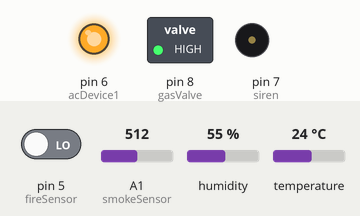
This sketch was run on a simulated Arduino Uno, built for the host (arithmetic inside an expression is 32-bit, double 64-bit). On the bench: switched loads named in the sketch (green lamp = pin HIGH), output pins drawn as LEDs (lit = HIGH), buzzer (waves = sounding, pin HIGH). Inputs (shaded band) come from the test bench; at power-on: pin 5 (fireSensor) LOW, A1 (smokeSensor) = 512, humidity 55 %, temperature 24 °C. WiFi joins after 1.5 s; servers stay silent unless stated; what the sketch prints to the serial monitor is not drawn.

Above: at 0.1 s.
At 4.9 s:
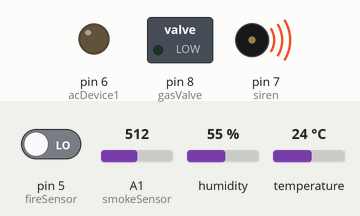
Timing chart, 0 to 6.4 s (numbered marks = the images above):
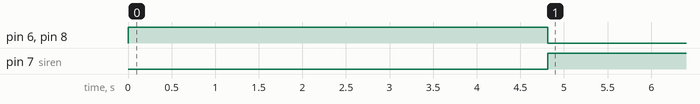

The sketch:

Firmware.ino
```cpp
#define BLYNK_PRINT Serial
#define TINY_GSM_MODEM_SIM800
#define BLYNK_HEARTBEAT 8

#include <SoftwareSerial.h>
#include <TinyGsmClient.h>
#include <BlynkSimpleTinyGSM.h>
#include <DHT.h>

char auth[] = "ke_-uSE5Xvw7YTAlHe2WZv6tKW8g7nMS";
char apn[]  = "orangeinternet";
char user[] = "";
char pass[] = "";

#define temperatureHumiditySensor 4
#define fireSensor 5
#define smokeSensor A1
#define gasSensor A0
#define gasValve 8
#define acDevice1 6
#define siren 7

#define DHTTYPE DHT11
SoftwareSerial SerialAT(3, 2); //RX, TX
TinyGsm modem(SerialAT);
DHT dht(temperatureHumiditySensor, DHTTYPE);

WidgetLCD stateLCD(V0);
WidgetLED fireLED(V3);
WidgetLED smokeLED(V4);
WidgetLED gasLED(V5);
BlynkTimer timer;

bool safetyStatus = false, resetStatus = false;
int fireValue, smokeValue, gasValue;

void setup()
{
  pinMode(fireSensor, INPUT);
  pinMode(gasValve, OUTPUT);
  pinMode(acDevice1, OUTPUT);
  pinMode(siren, OUTPUT);
  digitalWrite(gasValve, HIGH);
  digitalWrite(acDevice1, HIGH);
  digitalWrite(siren, LOW);
  Serial.begin(115200);
  delay(10);
  SerialAT.begin(9600);
  delay(3000);
  modem.restart();
  Blynk.begin(auth, modem, apn, user, pass);
  dht.begin();
  timer.setInterval(4000L, readTemperatureHumidity);
  stateLCD.clear();
  stateLCD.print(0, 0, "IoT Fire Control");
  stateLCD.print(0, 1, "State is SAFE.");
  fireLED.off();
  smokeLED.off();
  gasLED.off();
}

void loop()
{
  Blynk.run();
  timer.run();
  readSensors();
}

void readTemperatureHumidity()
{
  float t = dht.readTemperature();
  float h = dht.readHumidity();
  if (isnan(h) || isnan(t))
  {
    //Serial.println("Failed to read from DHT sensor!");
    return;
  }
  Blynk.virtualWrite(V1, t);
  Blynk.virtualWrite(V2, h);
}

void readSensors()
{
  fireValue = digitalRead(fireSensor);
  if (fireValue == 1)
  {
    safetyStatus = true;
    resetStatus = true;
    fireLED.on();
    Blynk.email("IoT Fire Control", "WARNING: Fire Incident Detected!!");
    digitalWrite(gasValve, LOW);
    digitalWrite(acDevice1, LOW);
    digitalWrite(siren, HIGH);
    stateLCD.clear();
    stateLCD.print(0, 0, "IoT Fire Control");
    stateLCD.print(0, 1, "FIRE Detected!!");
  }

  smokeValue = analogRead(smokeSensor);
  Serial.println(smokeValue);
  if (smokeValue > 400)
  {
    safetyStatus = true;
    resetStatus = true;
    smokeLED.on();
    Blynk.email("IoT Fire Control", "WARNING: Smoke Leakage Detected!!");
    digitalWrite(gasValve, LOW);
    digitalWrite(acDevice1, LOW);
    digitalWrite(siren, HIGH);
    stateLCD.clear();
    stateLCD.print(0, 0, "IoT Fire Control");
    stateLCD.print(0, 1, "SMOKE Detected!!");
  }

  /*gasValue = analogRead(gasValue);
  Serial.println(gasValue);
  if (gasValue < 200)
  {
    safetyStatus = true;
    resetStatus = true;
    gasLED.on();
    Blynk.notify("WARNING: Gas Leakage Detected!!");
    Blynk.email("IoT Fire Control", "WARNING: Gas Leakage Detected!!");
    digitalWrite(gasValve, LOW);
    digitalWrite(acDevice1, LOW);
    //digitalWrite(acDevice2, LOW);
    digitalWrite(siren, HIGH);
    stateLCD.clear();
    stateLCD.print(0, 0, "IoT Fire Control");
    stateLCD.print(0, 1, "GAS Detected!!");
  }*/
}

BLYNK_WRITE(V6)
{
  int pinValue = param.asInt();
  if (pinValue == 1)
  {
    if (safetyStatus == true)
    {
      safetyStatus = false;
      resetStatus = false;
      fireLED.off();
      smokeLED.off();
      gasLED.off();
      digitalWrite(gasValve, HIGH);
      digitalWrite(acDevice1, HIGH);
      digitalWrite(siren, LOW);
      stateLCD.clear();
      stateLCD.print(0, 0, "IoT Fire Control");
      stateLCD.print(0, 1, "State is SAFE.");
    }
  }
}
```

Measured:
- by itself, pin 6 (acDevice1), pin 8 (gasValve): HIGH → LOW at 4.8 s
- by itself, pin 7 (siren): LOW → HIGH at 4.8 s
